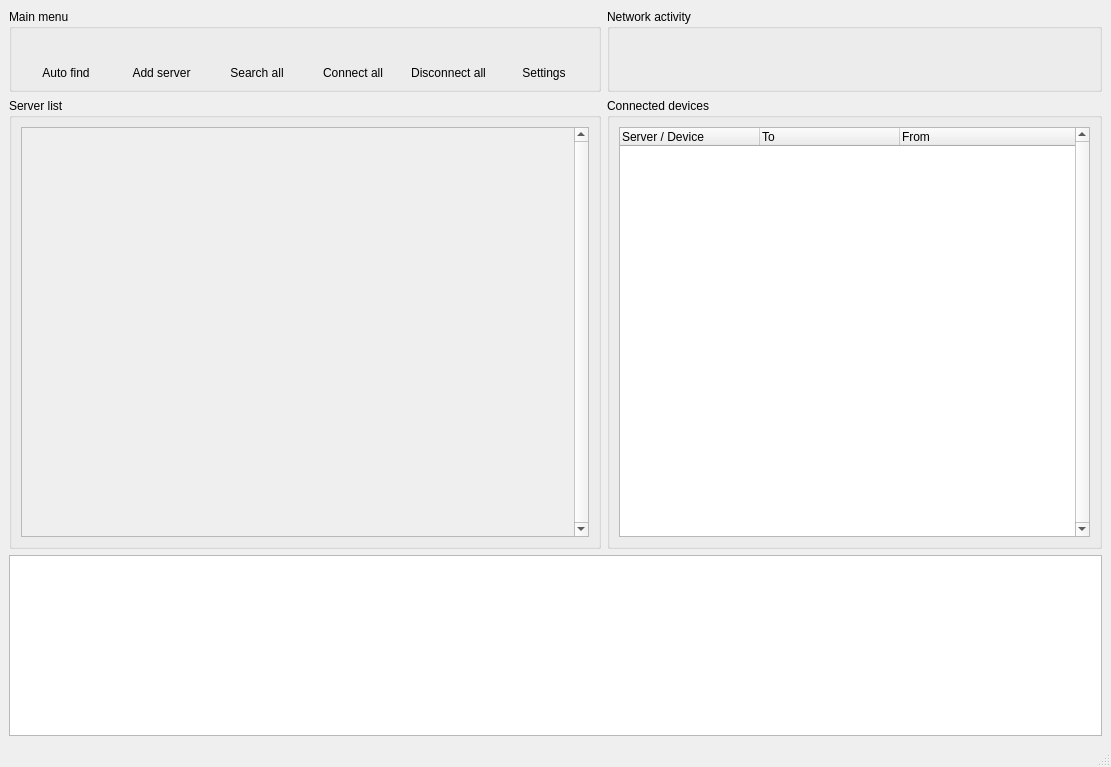
<?xml version="1.0" encoding="UTF-8"?>
<ui version="4.0">
 <class>ProgramUI</class>
 <widget class="QMainWindow" name="ProgramUI">
  <property name="geometry">
   <rect>
    <x>0</x>
    <y>0</y>
    <width>1111</width>
    <height>767</height>
   </rect>
  </property>
  <property name="minimumSize">
   <size>
    <width>950</width>
    <height>767</height>
   </size>
  </property>
  <property name="windowTitle">
   <string>USBIPManager - Main window</string>
  </property>
  <property name="locale">
   <locale language="English" country="UnitedStates"/>
  </property>
  <widget class="QWidget" name="central_widget">
   <layout class="QGridLayout" name="grid_layout">
    <property name="leftMargin">
     <number>9</number>
    </property>
    <property name="topMargin">
     <number>9</number>
    </property>
    <property name="rightMargin">
     <number>9</number>
    </property>
    <property name="bottomMargin">
     <number>9</number>
    </property>
    <item row="0" column="0">
     <widget class="QGroupBox" name="menu_box">
      <property name="title">
       <string>Main menu</string>
      </property>
      <layout class="QGridLayout" name="menu_box_layout">
       <item row="0" column="0">
        <layout class="QHBoxLayout" name="main_menu_layout">
         <item>
          <layout class="QVBoxLayout" name="auto_find_layout">
           <item>
            <widget class="QPushButton" name="auto_find_button">
             <property name="minimumSize">
              <size>
               <width>88</width>
               <height>0</height>
              </size>
             </property>
             <property name="text">
              <string/>
             </property>
             <property name="icon">
              <iconset>
               <normaloff>../icon/auto_find.png</normaloff>../icon/auto_find.png</iconset>
             </property>
             <property name="iconSize">
              <size>
               <width>48</width>
               <height>48</height>
              </size>
             </property>
             <property name="autoDefault">
              <bool>false</bool>
             </property>
             <property name="flat">
              <bool>true</bool>
             </property>
            </widget>
           </item>
           <item>
            <widget class="QLabel" name="auto_find_label">
             <property name="text">
              <string>Auto find</string>
             </property>
             <property name="alignment">
              <set>Qt::AlignCenter</set>
             </property>
            </widget>
           </item>
          </layout>
         </item>
         <item>
          <layout class="QVBoxLayout" name="add_server_layout">
           <item>
            <widget class="QPushButton" name="add_server_button">
             <property name="minimumSize">
              <size>
               <width>88</width>
               <height>0</height>
              </size>
             </property>
             <property name="text">
              <string/>
             </property>
             <property name="icon">
              <iconset>
               <normaloff>../icon/add_server.png</normaloff>../icon/add_server.png</iconset>
             </property>
             <property name="iconSize">
              <size>
               <width>48</width>
               <height>48</height>
              </size>
             </property>
             <property name="autoDefault">
              <bool>false</bool>
             </property>
             <property name="flat">
              <bool>true</bool>
             </property>
            </widget>
           </item>
           <item>
            <widget class="QLabel" name="add_server_label">
             <property name="text">
              <string>Add server</string>
             </property>
             <property name="alignment">
              <set>Qt::AlignCenter</set>
             </property>
            </widget>
           </item>
          </layout>
         </item>
         <item>
          <layout class="QVBoxLayout" name="search_all_layout">
           <item>
            <widget class="QPushButton" name="search_all_button">
             <property name="minimumSize">
              <size>
               <width>88</width>
               <height>0</height>
              </size>
             </property>
             <property name="text">
              <string/>
             </property>
             <property name="icon">
              <iconset>
               <normaloff>../icon/search_all.png</normaloff>../icon/search_all.png</iconset>
             </property>
             <property name="iconSize">
              <size>
               <width>48</width>
               <height>48</height>
              </size>
             </property>
             <property name="autoDefault">
              <bool>false</bool>
             </property>
             <property name="flat">
              <bool>true</bool>
             </property>
            </widget>
           </item>
           <item>
            <widget class="QLabel" name="search_all_label">
             <property name="text">
              <string>Search all</string>
             </property>
             <property name="alignment">
              <set>Qt::AlignCenter</set>
             </property>
            </widget>
           </item>
          </layout>
         </item>
         <item>
          <layout class="QVBoxLayout" name="connect_all_layout">
           <item>
            <widget class="QPushButton" name="connect_all_button">
             <property name="enabled">
              <bool>false</bool>
             </property>
             <property name="minimumSize">
              <size>
               <width>88</width>
               <height>0</height>
              </size>
             </property>
             <property name="text">
              <string/>
             </property>
             <property name="icon">
              <iconset>
               <normaloff>../icon/connect_all.png</normaloff>../icon/connect_all.png</iconset>
             </property>
             <property name="iconSize">
              <size>
               <width>48</width>
               <height>48</height>
              </size>
             </property>
             <property name="autoDefault">
              <bool>false</bool>
             </property>
             <property name="flat">
              <bool>true</bool>
             </property>
            </widget>
           </item>
           <item>
            <widget class="QLabel" name="connect_all_label">
             <property name="text">
              <string>Connect all</string>
             </property>
             <property name="alignment">
              <set>Qt::AlignCenter</set>
             </property>
            </widget>
           </item>
          </layout>
         </item>
         <item>
          <layout class="QVBoxLayout" name="disconnect_all_layout">
           <item>
            <widget class="QPushButton" name="disconnect_all_button">
             <property name="enabled">
              <bool>false</bool>
             </property>
             <property name="minimumSize">
              <size>
               <width>88</width>
               <height>0</height>
              </size>
             </property>
             <property name="text">
              <string/>
             </property>
             <property name="icon">
              <iconset>
               <normaloff>../icon/disconnect_all.png</normaloff>../icon/disconnect_all.png</iconset>
             </property>
             <property name="iconSize">
              <size>
               <width>48</width>
               <height>48</height>
              </size>
             </property>
             <property name="autoDefault">
              <bool>false</bool>
             </property>
             <property name="flat">
              <bool>true</bool>
             </property>
            </widget>
           </item>
           <item>
            <widget class="QLabel" name="disconnect_all_label">
             <property name="text">
              <string>Disconnect all</string>
             </property>
             <property name="alignment">
              <set>Qt::AlignCenter</set>
             </property>
            </widget>
           </item>
          </layout>
         </item>
         <item>
          <layout class="QVBoxLayout" name="settings_layout">
           <item>
            <widget class="QPushButton" name="settings_button">
             <property name="minimumSize">
              <size>
               <width>88</width>
               <height>0</height>
              </size>
             </property>
             <property name="text">
              <string/>
             </property>
             <property name="icon">
              <iconset>
               <normaloff>../icon/settings.png</normaloff>../icon/settings.png</iconset>
             </property>
             <property name="iconSize">
              <size>
               <width>48</width>
               <height>48</height>
              </size>
             </property>
             <property name="autoDefault">
              <bool>false</bool>
             </property>
             <property name="flat">
              <bool>true</bool>
             </property>
            </widget>
           </item>
           <item>
            <widget class="QLabel" name="settings_label">
             <property name="text">
              <string>Settings</string>
             </property>
             <property name="alignment">
              <set>Qt::AlignCenter</set>
             </property>
            </widget>
           </item>
          </layout>
         </item>
        </layout>
       </item>
      </layout>
     </widget>
    </item>
    <item row="0" column="1">
     <widget class="QGroupBox" name="activity_box">
      <property name="maximumSize">
       <size>
        <width>16777215</width>
        <height>112</height>
       </size>
      </property>
      <property name="title">
       <string>Network activity</string>
      </property>
     </widget>
    </item>
    <item row="1" column="0">
     <widget class="QGroupBox" name="server_box">
      <property name="minimumSize">
       <size>
        <width>592</width>
        <height>300</height>
       </size>
      </property>
      <property name="maximumSize">
       <size>
        <width>592</width>
        <height>16777215</height>
       </size>
      </property>
      <property name="title">
       <string>Server list</string>
      </property>
      <layout class="QGridLayout" name="server_box_layout">
       <item row="0" column="0">
        <widget class="QScrollArea" name="scroll_area">
         <property name="verticalScrollBarPolicy">
          <enum>Qt::ScrollBarAlwaysOn</enum>
         </property>
         <property name="widgetResizable">
          <bool>true</bool>
         </property>
         <widget class="QWidget" name="scroll_content">
          <property name="geometry">
           <rect>
            <x>0</x>
            <y>0</y>
            <width>553</width>
            <height>389</height>
           </rect>
          </property>
          <layout class="QVBoxLayout" name="scroll_content_layout"/>
         </widget>
        </widget>
       </item>
      </layout>
     </widget>
    </item>
    <item row="1" column="1">
     <widget class="QGroupBox" name="device_box">
      <property name="minimumSize">
       <size>
        <width>0</width>
        <height>300</height>
       </size>
      </property>
      <property name="title">
       <string>Connected devices</string>
      </property>
      <layout class="QGridLayout" name="device_box_layout">
       <item row="0" column="0">
        <widget class="QTreeWidget" name="device_tree">
         <property name="verticalScrollBarPolicy">
          <enum>Qt::ScrollBarAlwaysOn</enum>
         </property>
         <attribute name="headerDefaultSectionSize">
          <number>140</number>
         </attribute>
         <column>
          <property name="text">
           <string>Server / Device</string>
          </property>
         </column>
         <column>
          <property name="text">
           <string>To</string>
          </property>
         </column>
         <column>
          <property name="text">
           <string>From</string>
          </property>
         </column>
        </widget>
       </item>
      </layout>
     </widget>
    </item>
    <item row="2" column="0" colspan="2">
     <widget class="QTextBrowser" name="log">
      <property name="minimumSize">
       <size>
        <width>0</width>
        <height>0</height>
       </size>
      </property>
      <property name="maximumSize">
       <size>
        <width>16777215</width>
        <height>181</height>
       </size>
      </property>
     </widget>
    </item>
   </layout>
  </widget>
  <widget class="QStatusBar" name="status_bar"/>
 </widget>
 <resources/>
 <connections/>
</ui>
